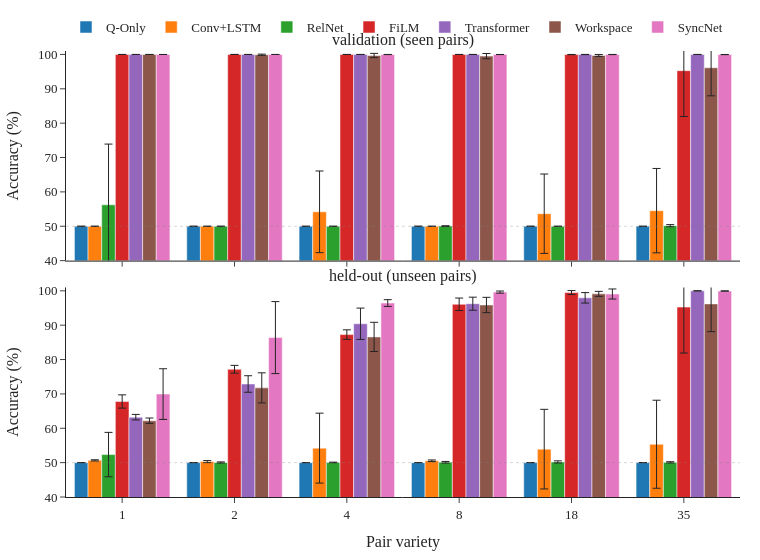

The code cell stored with this chart in its notebook:
### Markdown cell above
# Chapter 5.2 — SQOOP

### Code cell
# Figure 5.2 -- SQOOP: validation (top) and held-out (bottom) by pair variety
models = [m for m in MAIN[SQ] if any(stat(SQ, h, METRICS[SQ]['held-out'])[2] for h in MAIN[SQ][m].values())]
fig = make_subplots(rows=2, cols=1, shared_xaxes=True, vertical_spacing=0.06, subplot_titles=('validation (seen pairs)', 'held-out (unseen pairs)'))
for r, (split, col) in enumerate(METRICS[SQ].items(), start=1):
    for i, m in enumerate(models):
        mean, sd, n = zip(*[stat(SQ, MAIN[SQ][m][v], col) for v in PAIR_VARIETY])
        fig.add_trace(go.Bar(x=[str(v) for v in PAIR_VARIETY], y=mean, name=m, marker_color=COLORS[i % len(COLORS)], legendgroup=m, showlegend=(r == 1),
                             error_y=dict(type='data', array=sd, visible=True, thickness=1), customdata=np.c_[sd, n],
                             hovertemplate=f'{m}<br>pair variety %{{x}}<br>%{{y:.1f}} ± %{{customdata[0]:.1f}} (n=%{{customdata[1]}})<extra></extra>'), row=r, col=1)
    fig.add_hline(y=50, line=dict(color='grey', dash='dot', width=1), row=r, col=1)
    fig.update_yaxes(title='Accuracy (%)', range=[40, 101], row=r, col=1)
fig.update_xaxes(title='Pair variety', row=2, col=1)
fig.update_layout(barmode='group', bargap=0.15)
show(fig, 'sqoop_results_bars_stacked', width=760, height=560)

### Figure 1 — Plotly figure (JSON) as saved in the notebook; plotly's stock layout.template omitted (floating-point values rounded to 4 significant figures)
{"data": [{"customdata": [[0.0, 3.0], [6.021e-08, 3.0], [8.702e-15, 3.0], [0.0, 3.0], [0.0, 5.0], [4.916e-08, 3.0]], "error_y": {"array": [0, 6.021e-08, 8.702e-15, 0, 0, 4.916e-08], "thickness": 1, "type": "data", "visible": true}, "hovertemplate": "Q-Only<br>pair variety %{x}<br>%{y:.1f} ± %{customdata[0]:.1f} (n=%{customdata[1]})<extra></extra>", "legendgroup": "Q-Only", "marker": {"color": "#1f77b4"}, "name": "Q-Only", "showlegend": true, "type": "bar", "x": ["1", "2", "4", "8", "18", "35"], "xaxis": "x", "y": [50, 50.0, 50.0, 50.0, 50, 50.0], "yaxis": "y"}, {"customdata": [[0.0, 8.0], [2.787e-08, 8.0], [11.88, 8.0], [3.116e-08, 8.0], [11.55, 10.0], [12.28, 8.0]], "error_y": {"array": [0, 2.787e-08, 11.88, 3.116e-08, 11.55, 12.28], "thickness": 1, "type": "data", "visible": true}, "hovertemplate": "Conv+LSTM<br>pair variety %{x}<br>%{y:.1f} ± %{customdata[0]:.1f} (n=%{customdata[1]})<extra></extra>", "legendgroup": "Conv+LSTM", "marker": {"color": "#ff7f0e"}, "name": "Conv+LSTM", "showlegend": true, "type": "bar", "x": ["1", "2", "4", "8", "18", "35"], "xaxis": "x", "y": [50, 50.0, 54.2, 50.0, 53.65, 54.54], "yaxis": "y"}, {"customdata": [[17.67, 8.0], [2.787e-08, 8.0], [1.394e-08, 8.0], [0.12, 8.0], [0.0, 10.0], [0.3064, 3.0]], "error_y": {"array": [17.67, 2.787e-08, 1.394e-08, 0.12, 0, 0.3064], "thickness": 1, "type": "data", "visible": true}, "hovertemplate": "RelNet<br>pair variety %{x}<br>%{y:.1f} ± %{customdata[0]:.1f} (n=%{customdata[1]})<extra></extra>", "legendgroup": "RelNet", "marker": {"color": "#2ca02c"}, "name": "RelNet", "showlegend": true, "type": "bar", "x": ["1", "2", "4", "8", "18", "35"], "xaxis": "x", "y": [56.25, 50.0, 50.0, 50.04, 50, 50.18], "yaxis": "y"}, {"customdata": [[0.003653, 8.0], [0.002042, 8.0], [0.002042, 8.0], [0.002109, 8.0], [0.035, 10.0], [13.34, 8.0]], "error_y": {"array": [0.003653, 0.002042, 0.002042, 0.002109, 0.035, 13.34], "thickness": 1, "type": "data", "visible": true}, "hovertemplate": "FiLM<br>pair variety %{x}<br>%{y:.1f} ± %{customdata[0]:.1f} (n=%{customdata[1]})<extra></extra>", "legendgroup": "FiLM", "marker": {"color": "#d62728"}, "name": "FiLM", "showlegend": true, "type": "bar", "x": ["1", "2", "4", "8", "18", "35"], "xaxis": "x", "y": [99.99, 100.0, 99.99, 99.99, 99.96, 95.28], "yaxis": "y"}, {"customdata": [[0.003529, 5.0], [0.00759, 5.0], [0.001765, 5.0], [0.005145, 5.0], [0.03168, 7.0], [0.01553, 5.0]], "error_y": {"array": [0.003529, 0.00759, 0.001765, 0.005145, 0.03168, 0.01553], "thickness": 1, "type": "data", "visible": true}, "hovertemplate": "Transformer<br>pair variety %{x}<br>%{y:.1f} ± %{customdata[0]:.1f} (n=%{customdata[1]})<extra></extra>", "legendgroup": "Transformer", "marker": {"color": "#9467bd"}, "name": "Transformer", "showlegend": true, "type": "bar", "x": ["1", "2", "4", "8", "18", "35"], "xaxis": "x", "y": [99.99, 99.99, 99.99, 99.99, 99.98, 99.99], "yaxis": "y"}, {"customdata": [[0.004322, 5.0], [0.1797, 5.0], [0.6153, 5.0], [0.7636, 5.0], [0.2802, 7.0], [8.171, 5.0]], "error_y": {"array": [0.004322, 0.1797, 0.6153, 0.7636, 0.2802, 8.171], "thickness": 1, "type": "data", "visible": true}, "hovertemplate": "Workspace<br>pair variety %{x}<br>%{y:.1f} ± %{customdata[0]:.1f} (n=%{customdata[1]})<extra></extra>", "legendgroup": "Workspace", "marker": {"color": "#8c564b"}, "name": "Workspace", "showlegend": true, "type": "bar", "x": ["1", "2", "4", "8", "18", "35"], "xaxis": "x", "y": [99.99, 99.91, 99.69, 99.51, 99.71, 96.13], "yaxis": "y"}, {"customdata": [[0.009178, 8.0], [0.007058, 5.0], [0.02106, 5.0], [0.01945, 5.0], [0.02148, 8.0], [0.02662, 5.0]], "error_y": {"array": [0.009178, 0.007058, 0.02106, 0.01945, 0.02148, 0.02662], "thickness": 1, "type": "data", "visible": true}, "hovertemplate": "SyncNet<br>pair variety %{x}<br>%{y:.1f} ± %{customdata[0]:.1f} (n=%{customdata[1]})<extra></extra>", "legendgroup": "SyncNet", "marker": {"color": "#e377c2"}, "name": "SyncNet", "showlegend": true, "type": "bar", "x": ["1", "2", "4", "8", "18", "35"], "xaxis": "x", "y": [99.99, 99.99, 99.98, 99.97, 99.98, 99.96], "yaxis": "y"}, {"customdata": [[2.249e-09, 3.0], [6.451e-09, 3.0], [6.867e-08, 3.0], [2.124e-08, 3.0], [3e-08, 5.0], [3.277e-08, 3.0]], "error_y": {"array": [2.249e-09, 6.451e-09, 6.867e-08, 2.124e-08, 3e-08, 3.277e-08], "thickness": 1, "type": "data", "visible": true}, "hovertemplate": "Q-Only<br>pair variety %{x}<br>%{y:.1f} ± %{customdata[0]:.1f} (n=%{customdata[1]})<extra></extra>", "legendgroup": "Q-Only", "marker": {"color": "#1f77b4"}, "name": "Q-Only", "showlegend": false, "type": "bar", "x": ["1", "2", "4", "8", "18", "35"], "xaxis": "x2", "y": [50.0, 50.0, 50.0, 50.0, 50.0, 50.0], "yaxis": "y2"}, {"customdata": [[0.1738, 8.0], [0.3013, 8.0], [10.17, 8.0], [0.2324, 8.0], [11.58, 10.0], [12.81, 8.0]], "error_y": {"array": [0.1738, 0.3013, 10.17, 0.2324, 11.58, 12.81], "thickness": 1, "type": "data", "visible": true}, "hovertemplate": "Conv+LSTM<br>pair variety %{x}<br>%{y:.1f} ± %{customdata[0]:.1f} (n=%{customdata[1]})<extra></extra>", "legendgroup": "Conv+LSTM", "marker": {"color": "#ff7f0e"}, "name": "Conv+LSTM", "showlegend": false, "type": "bar", "x": ["1", "2", "4", "8", "18", "35"], "xaxis": "x2", "y": [50.67, 50.3, 54.22, 50.55, 53.93, 55.35], "yaxis": "y2"}, {"customdata": [[6.454, 8.0], [0.1638, 8.0], [0.08554, 8.0], [0.2358, 8.0], [0.316, 10.0], [0.1889, 3.0]], "error_y": {"array": [6.454, 0.1638, 0.08554, 0.2358, 0.316, 0.1889], "thickness": 1, "type": "data", "visible": true}, "hovertemplate": "RelNet<br>pair variety %{x}<br>%{y:.1f} ± %{customdata[0]:.1f} (n=%{customdata[1]})<extra></extra>", "legendgroup": "RelNet", "marker": {"color": "#2ca02c"}, "name": "RelNet", "showlegend": false, "type": "bar", "x": ["1", "2", "4", "8", "18", "35"], "xaxis": "x2", "y": [52.35, 50.05, 50.06, 50.11, 50.2, 50.09], "yaxis": "y2"}, {"customdata": [[1.931, 8.0], [1.132, 8.0], [1.387, 8.0], [1.815, 8.0], [0.5755, 10.0], [13.37, 8.0]], "error_y": {"array": [1.931, 1.132, 1.387, 1.815, 0.5755, 13.37], "thickness": 1, "type": "data", "visible": true}, "hovertemplate": "FiLM<br>pair variety %{x}<br>%{y:.1f} ± %{customdata[0]:.1f} (n=%{customdata[1]})<extra></extra>", "legendgroup": "FiLM", "marker": {"color": "#d62728"}, "name": "FiLM", "showlegend": false, "type": "bar", "x": ["1", "2", "4", "8", "18", "35"], "xaxis": "x2", "y": [67.79, 77.17, 87.26, 96.08, 99.49, 95.27], "yaxis": "y2"}, {"customdata": [[0.7986, 5.0], [2.407, 5.0], [4.56, 5.0], [1.901, 5.0], [1.524, 7.0], [0.007843, 5.0]], "error_y": {"array": [0.7986, 2.407, 4.56, 1.901, 1.524, 0.007843], "thickness": 1, "type": "data", "visible": true}, "hovertemplate": "Transformer<br>pair variety %{x}<br>%{y:.1f} ± %{customdata[0]:.1f} (n=%{customdata[1]})<extra></extra>", "legendgroup": "Transformer", "marker": {"color": "#9467bd"}, "name": "Transformer", "showlegend": false, "type": "bar", "x": ["1", "2", "4", "8", "18", "35"], "xaxis": "x2", "y": [63.23, 72.89, 90.41, 96.25, 97.96, 99.99], "yaxis": "y2"}, {"customdata": [[0.7862, 5.0], [4.381, 5.0], [4.253, 5.0], [2.227, 5.0], [0.725, 7.0], [8.065, 5.0]], "error_y": {"array": [0.7862, 4.381, 4.253, 2.227, 0.725, 8.065], "thickness": 1, "type": "data", "visible": true}, "hovertemplate": "Workspace<br>pair variety %{x}<br>%{y:.1f} ± %{customdata[0]:.1f} (n=%{customdata[1]})<extra></extra>", "legendgroup": "Workspace", "marker": {"color": "#8c564b"}, "name": "Workspace", "showlegend": false, "type": "bar", "x": ["1", "2", "4", "8", "18", "35"], "xaxis": "x2", "y": [62.2, 71.76, 86.58, 95.87, 99.11, 96.19], "yaxis": "y2"}, {"customdata": [[7.372, 8.0], [10.48, 5.0], [0.9858, 5.0], [0.308, 5.0], [1.464, 8.0], [0.03761, 5.0]], "error_y": {"array": [7.372, 10.48, 0.9858, 0.308, 1.464, 0.03761], "thickness": 1, "type": "data", "visible": true}, "hovertemplate": "SyncNet<br>pair variety %{x}<br>%{y:.1f} ± %{customdata[0]:.1f} (n=%{customdata[1]})<extra></extra>", "legendgroup": "SyncNet", "marker": {"color": "#e377c2"}, "name": "SyncNet", "showlegend": false, "type": "bar", "x": ["1", "2", "4", "8", "18", "35"], "xaxis": "x2", "y": [69.95, 86.39, 96.44, 99.63, 99.07, 99.95], "yaxis": "y2"}], "layout": {"annotations": [{"font": {"size": 16}, "showarrow": false, "text": "validation (seen pairs)", "x": 0.5, "xanchor": "center", "xref": "paper", "y": 1, "yanchor": "bottom", "yref": "paper"}, {"font": {"size": 16}, "showarrow": false, "text": "held-out (unseen pairs)", "x": 0.5, "xanchor": "center", "xref": "paper", "y": 0.47, "yanchor": "bottom", "yref": "paper"}], "bargap": 0.15, "barmode": "group", "font": {"family": "serif", "size": 13}, "height": 560, "legend": {"orientation": "h", "x": 0, "y": 1.02, "yanchor": "bottom"}, "margin": {"b": 45, "l": 50, "r": 20, "t": 30}, "shapes": [{"line": {"color": "grey", "dash": "dot", "width": 1}, "type": "line", "x0": 0, "x1": 1, "xref": "x domain", "y0": 50, "y1": 50, "yref": "y"}, {"line": {"color": "grey", "dash": "dot", "width": 1}, "type": "line", "x0": 0, "x1": 1, "xref": "x2 domain", "y0": 50, "y1": 50, "yref": "y2"}], "width": 760, "xaxis": {"anchor": "y", "domain": [0, 1], "matches": "x2", "showticklabels": false}, "xaxis2": {"anchor": "y2", "domain": [0, 1], "title": {"text": "Pair variety"}}, "yaxis": {"anchor": "x", "domain": [0.53, 1], "range": [40, 101], "title": {"text": "Accuracy (%)"}}, "yaxis2": {"anchor": "x2", "domain": [0, 0.47], "range": [40, 101], "title": {"text": "Accuracy (%)"}}}}
